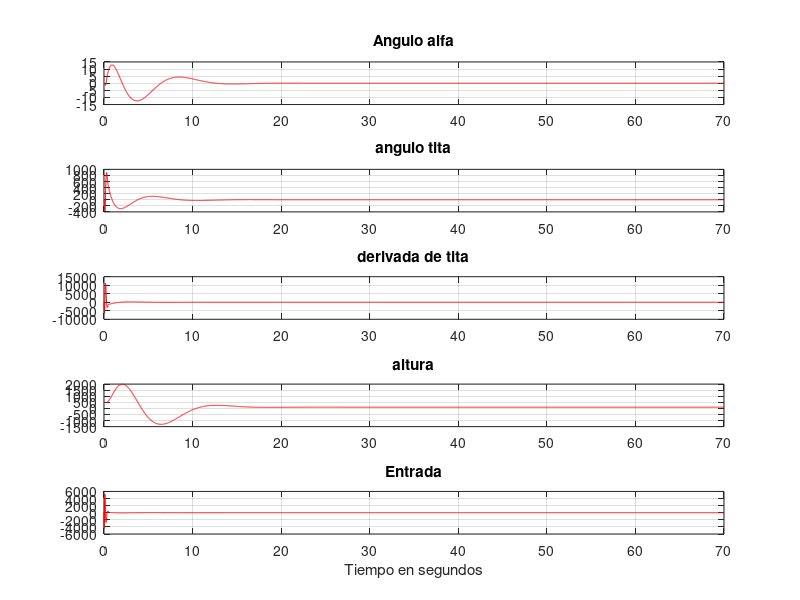

This chart was generated by the following MATLAB code:
% Los primeros códigos son intentos fallidos, los subo también para que se
% vean los ditintos intentos para resolver el TP.
%--------------------------------------------------------------------------
%Intento 1 : Punto 3/ Controlador sin Referencia
%-------------------------------------------------------------------------
% clear all;
% T=70; Kmax=100000; At=T/Kmax;
% %u=zeros(Kmax);y=u;yp=y; 
% t=0:At:T-At;
% u=[sign(t)]; 
% e=zeros(T/At,1);
% ref=-100;
% 
% %Datos
% a=0.05;
% b=5;
% c=100;
% w=3;
% 
% %Condiciones iniciales
% 
% alfa(1)=0; tita_p(1)=0; tita(1)=0; h(1)=-500;
% 
% %Matrices
% A= [-a a 0 0 ;0 0 1 0; w^2 -w^2 0 0; c 0 0 0] ;
% B= [0; 0; w^2*b; 0];
% C= [0 0 0 1];
% D= [0];
% x= [alfa(1);tita_p(1);tita(1);h(1)]; 
% M=[B A*B A^2*B A^3*B ];%Matriz Controlabilidad
% 
% %Cálculo del controlador por asignación de polos
% auto_val=eig(A);
% c_ai=conv(conv(conv([1 -auto_val(1)],[1 -auto_val(2)]),[1 -auto_val(3)]),[1 -auto_val(4)]);
% W=[c_ai(4) c_ai(3) c_ai(2) 1;c_ai(3) c_ai(2) 1 0;c_ai(2) 1 0 0;1 0 0 0];
% T=M*W;
% A_controlable=inv(T)*A*T %Verificación de que T esté bien
% 
% %CONTROLADOR Ubicación de los polos de lazo cerrado en mui :
% mui(1)=-15 + 15i;mui(2)=-15 - 15i; mui(3)=-.5 + .5i;mui(4)=-.5 - .5i;
% alfa_i=conv(conv(conv([1 -mui(3)],[1 -mui(4)]),[1 -mui(2)]),[1 -mui(1)]);
% K=fliplr(alfa_i(2:5)-c_ai(2:5))*inv(T);
% eig(A-B*K)
% 
% tve(1)=0;u(1)=0;
% for jj=1:Kmax-1
%  
%  estado=[alfa(jj); tita_p(jj); tita(jj); h(jj)];
%  u(jj)=-K*estado; color='b'; %Sin Observador
%  
%  alfa_p=a*(tita(jj)-alfa(jj));
%  alfa(jj+1)=alfa(jj)+At*alfa_p;
%  tita_pp=-w^2*(tita(jj)-alfa(jj)-b*u(jj));
%  tita_p(jj+1)=tita_p(jj)+At*tita_pp;
%  tita(jj+1)=tita(jj)+At*tita_p(jj);
%  h_p(jj+1)=c*alfa(jj);
%  h(jj+1)=h(jj)+At*h_p(jj);
%  
%  y_sal(jj+1)=C*estado;
% 
%  tve(jj+1)=tve(jj)+At;
% end
% figure;
% subplot(5,1,1);plot(tve,alfa);grid on; title('Angulo alfa');xlim([0 70]); hold on%plot(t,y);
% subplot(5,1,2);plot(tve,tita);grid on; title('angulo tita');xlim([0 70]); hold on
% subplot(5,1,3);plot(tve,y_sal);grid on; title('y_s_a_l');xlim([0 70]); hold on
% subplot(5,1,4);plot(tve,h);grid on; title('altura');xlim([0 70]); hold on
% subplot(5,1,5);plot(t,u);grid on; title('u');xlim([0 70]); hold on
% xlabel('Tiempo en segundos')

% %--------------------------------------------------------------------------
% %Intento 2 : Punto 3/ Controlador con Referencia.
% %-------------------------------------------------------------------------
% clear all;
% T=70; Kmax=100000; At=T/Kmax;
% %u=zeros(Kmax);y=u;yp=y; 
% t=0:At:T-At;
% u=[sign(t)]; 
% e=zeros(T/At,1);
% ref=-100;
% 
% %Datos
% a=0.05;
% b=5;
% c=100;
% w=3;
% 
% %Condiciones iniciales
% 
% alfa(1)=0; tita_p(1)=0; tita(1)=0; h(1)=-500;
% 
% %Matrices
% A= [-a a 0 0 ;0 0 1 0; w^2 -w^2 0 0; c 0 0 0] ;
% B= [0; 0; w^2*b; 0];
% C= [0 0 0 1];
% D= [0];
% x= [alfa(1);tita_p(1);tita(1);h(1)]; 
% M=[B A*B A^2*B A^3*B ];%Matriz Controlabilidad
% 
% %Cálculo del controlador por asignación de polos
% auto_val=eig(A);
% c_ai=conv(conv(conv([1 -auto_val(1)],[1 -auto_val(2)]),[1 -auto_val(3)]),[1 -auto_val(4)]);
% W=[c_ai(4) c_ai(3) c_ai(2) 1;c_ai(3) c_ai(2) 1 0;c_ai(2) 1 0 0;1 0 0 0];
% T=M*W;
% A_controlable=inv(T)*A*T %Verificación de que T esté bien
% 
% %CONTROLADOR Ubicación de los polos de lazo cerrado en mui :
% mui(1)=-15+15i;mui(2)=-15-15i; mui(3)=-.5 + .5i;mui(4)=-.5 - .5i;
% alfa_i=conv(conv(conv([1 -mui(4)],[1 -mui(3)]),[1 -mui(2)]),[1 -mui(1)]);
% K=fliplr(alfa_i(2:5)-c_ai(2:5))*inv(T);
% Gj=-inv(C*inv(A-B*K)*B);
% eig(A-B*K)
% 
% tve(1)=0;u(1)=0;
% for jj=1:Kmax-1
%  
%  estado=[alfa(jj); tita_p(jj); tita(jj); h(jj)];
%  u(jj)=-K*estado+Gj*ref; color='b'; %Sin Observador
%  
%  alfa_p=a*(tita(jj)-alfa(jj));
%  alfa(jj+1)=alfa(jj)+At*alfa_p;
%  tita_pp=-w^2*(tita(jj)-alfa(jj)-b*u(jj));
%  tita_p(jj+1)=tita_p(jj)+At*tita_pp;
%  tita(jj+1)=tita(jj)+At*tita_p(jj);
%  h_p(jj+1)=c*alfa(jj);
%  h(jj+1)=h(jj)+At*h_p(jj);
%  
%  y_sal(jj+1)=C*estado; % lo mismo que h
% 
%  tve(jj+1)=tve(jj)+At;
% end
% figure;
% subplot(5,1,1);plot(tve,alfa);grid on; title('Angulo alfa');xlim([0 70]); hold on%plot(t,y);
% subplot(5,1,2);plot(tve,tita);grid on; title('angulo tita');xlim([0 70]); hold on
% subplot(5,1,3);plot(tve,tita_p);grid on; title('Derivada de tita');xlim([0 70]); hold on
% subplot(5,1,4);plot(tve,y_sal);grid on; title('Altura ; y_s_a_l');xlim([0 70]); hold on
% subplot(5,1,5);plot(t,u);grid on; title('u');xlim([0 70]); hold on
% xlabel('Tiempo en segundos')

% % %--------------------------------------------------------------------------
% % %Intento 1 : Punto 3/ Avion con controlador,integrador y referencia.
% % %-------------------------------------------------------------------------
% clear all;
% T=70; Kmax=100000; At=T/Kmax;
% t=0:At:T-At;
% u=[sign(t)]; 
% e=zeros(T/At,1);
% ref=100;
% 
% %Datos
% a=0.05;
% b=5;
% c=100;
% w=3;
% 
% %Condiciones iniciales
% alfa(1)=0; tita_p(1)=0; tita(1)=0; h(1)=-500;
% 
% %Matrices
% A= [-a a 0 0 ;0 0 1 0; w^2 -w^2 0 0; c 0 0 0] ;
% B= [0; 0; w^2*b; 0];
% C= [0 0 0 1];
% D= [0];
% x= [alfa(1);tita_p(1);tita(1);h(1)]; 
% M=[B A*B A^2*B A^3*B ];%Matriz Controlabilidad
% 
% % Construcción del sistema ampliado
% Aa=[A zeros(4,1);-C 0];
% Ba=[B;0];
% Ma=[Ba Aa*Ba Aa^2*Ba Aa^3*Ba Aa^4*Ba];%Matriz Controlabilidad

% %Cálculo del controlador por asignación de polos
% auto_val=eig(Aa);
% c_ai=conv(conv(conv(conv([1 -auto_val(1)],[1 -auto_val(2)]),[1 -auto_val(3)]),[1 -auto_val(4)]),[1 -auto_val(5)]);
% Wa=[c_ai(5) c_ai(4) c_ai(3) c_ai(2) 1;c_ai(4) c_ai(3) c_ai(2) 1 0;c_ai(3) c_ai(2) 1 0 0;c_ai(2) 1 0 0 0;1 0 0 0 0];
% Ta=Ma*Wa;
% A_controlable=inv(Ta)*Aa*Ta; %Verificación de que T esté bien
% %Ubicación de los polos de lazo cerrado en mui:
% mui(1)=-15+15i;mui(2)=-15-15i; mui(3)=-.5 + .5i;mui(4)=-.5 - .5i;mui(5)=-1;
% alfa_ia=conv(conv(conv(conv([1 -mui(3)],[1 -mui(4)]),[1 -mui(2)]),[1 -mui(1)]),[1 -mui(5)]);
% Ka=(alfa_ia(2:6)-c_ai(2:6))*inv(Ta);
% eig(Aa-Ba*Ka)
% K=Ka(1:4);  
% Gj=-inv(C*inv(A-B*K)*B); %<---- Revisar
% KI=-Ka(5)+Gj*ref;
% 
% %----------------------------------------------------------------------------
% tve(1)=0;u(1)=0;
% psi(1)=0;
% for jj=1:Kmax-1
%  
%  estado=[alfa(jj); tita_p(jj); tita(jj); h(jj)];
%  %u(jj)=-K*estado+Gj*ref; color='b'; %Sin Observador
%  psi_p=ref-C* estado;
%  psi(jj+1)=psi(jj)+psi_p*At;
%  u(jj)=-K*estado+KI*psi(jj+1);
%  
%  alfa_p=a*(tita(jj)-alfa(jj));
%  alfa(jj+1)=alfa(jj)+At*alfa_p;
%  tita_pp=-w^2*(tita(jj)-alfa(jj)-b*u(jj));
%  tita_p(jj+1)=tita_p(jj)+At*tita_pp;
%  tita(jj+1)=tita(jj)+At*tita_p(jj);
%  h_p(jj+1)=c*alfa(jj);
%  h(jj+1)=h(jj)+At*h_p(jj);
%  
%  y_sal(jj+1)=C*estado;
%  
% 
%  tve(jj+1)=tve(jj)+At;
% 
% end
% figure;
% subplot(5,1,1);plot(tve,alfa);grid on; title('Angulo alfa');xlim([0 70]); hold on%plot(t,y);
% subplot(5,1,2);plot(tve,tita);grid on; title('angulo tita');xlim([0 70]); hold on
% subplot(5,1,3);plot(tve,y_sal);grid on; title('y_s_a_l');xlim([0 70]); hold on
% subplot(5,1,4);plot(tve,h);grid on; title('altura');xlim([0 70]); hold on
% subplot(5,1,5);plot(t,u);grid on; title('u');xlim([0 70]); hold on
% xlabel('Tiempo en segundos')

%-----------------------------------------------------------------------------
%-----------------------------------------------------------------------------
% A partir de este punto estan los codigos correctos para los puntos 3 y
% 4
%--------------------------------------------------------------------------
%TP2_Punto 3: 
%Avion con observador,FUNCIONA CON OBSERVADOR, pero no funciona SIN OBSERVADOR. 
%Con polos a lazo cerrado en -15+/-15i ; -.5+/-.5i
%-------------------------------------------------------------------------
clear all;
T=70; Kmax=10000; At=T/Kmax;
u=zeros(Kmax);y=u;yp=y; t=0:At:T-At;
u=[sign(t)]; 
e=zeros(T/At,1);
ref=100;

%Condiciones iniciales

alfa(1)=0; tita_p(1)=0; tita(1)=0; h(1)=500;

%Entrada
x1=0;   %alfa
x2=0;   %tita
x3=0;   %titap
x4=500;   %h

%Datos
a=0.05;
b=5;
c=100;
w=3;

%Matrices
A= [-a a 0 0 ;0 0 1 0; w^2 -w^2 0 0; c 0 0 0] ;
B= [0; 0; w^2*b; 0];
C= [0 0 0 1];
D= [0];
x= [x1;x2;x3;x4]; 
M=[B A*B A^2*B A^3*B ];%Matriz Controlabilidad

%Verifico Observabilidad
O=[C; C*A; C*A^2; C*A^3];%Matriz Observabilidad
auto_O=eig(O);
rango_O=rank(O);

%Cálculo del controlador por asignación de polos
auto_val=eig(A);
c_ai=conv(conv(conv([1 -auto_val(1)],[1 -auto_val(2)]),[1 -auto_val(3)]),[1 -auto_val(4)]);
W=[c_ai(4) c_ai(3) c_ai(2) 1;c_ai(3) c_ai(2) 1 0;c_ai(2) 1 0 0;1 0 0 0];
T=M*W;
A_controlable=inv(T)*A*T %Verificación de que T esté bien

%CONTROLADOR Ubicación de los polos de lazo cerrado en mui :
mui(1)=-15-15i;mui(2)=-15+15i; mui(3)=-.5-.5i;mui(4)=-.5 + .5i;
alfa_i=conv(conv(conv([1 -mui(3)],[1 -mui(4)]),[1 -mui(2)]),[1 -mui(1)]);
K=fliplr(alfa_i(2:5)-c_ai(2:5))*inv(T);
%K=(alfa_i(2:5)-c_ai(2:5))*inv(T);
eig(A-B*K)
Gj=-inv(C*inv(A-B*K)*B);
A_O=A';
B_O=C';
M_Dual=[B_O A_O*B_O A_O^2*B_O A_O^3*B_O];%MatrizControlabilidad
alfaO_i=alfa_i;% Ubicacion del Observador

% Controlador Observador Ko
mui_o= mui; %<----Mismos polos a lazo cerrado que el sistema principal
alfaO_i=conv(conv(conv([1 -mui_o(3)],[1 -mui_o(4)]),[1 -mui_o(2)]),[1 -mui_o(1)]);
T_O=M_Dual*W;
Ko=(fliplr(alfaO_i(2:end)-c_ai(2:end))*inv(T_O))';
eig(A_O'-Ko*C) %Verifico que todos los polos estén en el semiplano izquierdo
x_hat=[0;0;0;0]; %Inicializo el Observador


tve(1)=0;u(1)=0;
for jj=1:Kmax-1
  estado=[alfa(jj); tita_p(jj); tita(jj); h(jj)];
  
  %u(jj)=-K*estado+Gj*ref; color='b'; %Sin Observador
  u(jj)=-K*x_hat+Gj*ref; color='r'; %Con Observador
  
 %Integracion de Euler
  alfa_p=a*(tita(jj)-alfa(jj));
  alfa(jj+1)=alfa(jj)+At*alfa_p;
  tita_pp=-w^2*(tita(jj)-alfa(jj)-b*u(jj));
  tita_p(jj+1)=tita_p(jj)+At*tita_pp;
  tita(jj+1)=tita(jj)+At*tita_p(jj);
  h_p(jj+1)=c*alfa(jj);
  h(jj+1)=h(jj)+At*h_p(jj);

  y_sal(jj)=C*estado;
%________OBSERVADOR__________
 y_sal_O(jj)=C*x_hat;
 x_hatp=A*x_hat+B*u(jj)+Ko*(y_sal(jj)-y_sal_O(jj));
 x_hat=x_hat+At*x_hatp;
 %--------------------
end
% t=1:jj;t=t*At;
figure;
subplot(5,1,1);plot(t,alfa,color);grid on; title('Angulo alfa');xlim([0 70]); hold on
subplot(5,1,2);plot(t,tita,color);grid on; title('angulo tita');xlim([0 70]); hold on
subplot(5,1,3);plot(t,tita_p,color);grid on; title('derivada de tita');xlim([0 70]); hold on
subplot(5,1,4);plot(t(1:end-1),y_sal,color);grid on; title('altura');xlim([0 70]); hold on
subplot(5,1,5);plot(t,u,color);grid on; title('Entrada');xlim([0 70]); hold on
xlabel('Tiempo en segundos')

%--------------------------------------------------------------------------
%TP2_Punto 4: 
%Avion con observador,FUNCIONA CON OBSERVADOR, pero no funciona SIN OBSERVADOR. 
%Con polos a lazo cerrado mui(1)=-50;mui(2)=-30; mui(3)=-1 + 1i;mui(4)=-1 - 1i;
%-------------------------------------------------------------------------
% clear all;
% T=70; Kmax=10000; At=T/Kmax;
% u=zeros(Kmax);y=u;yp=y; t=0:At:T-At;
% u=[sign(t)]; 
% e=zeros(T/At,1);
% ref=100;
% 
% %Condiciones iniciales
% 
% alfa(1)=0; tita_p(1)=0; tita(1)=0; h(1)=500;
% 
% %Entrada
% x1=0;   %alfa
% x2=0;   %tita
% x3=0;   %titap
% x4=500;   %h
% 
% %Datos
% a=0.05;
% b=5;
% c=100;
% w=3;
% 
% %Matrices
% A= [-a a 0 0 ;0 0 1 0; w^2 -w^2 0 0; c 0 0 0] ;
% B= [0; 0; w^2*b; 0];
% C= [0 0 0 1];
% D= [0];
% x= [x1;x2;x3;x4]; 
% M=[B A*B A^2*B A^3*B ];%Matriz Controlabilidad
% 
% %Verifico Observabilidad
% O=[C; C*A; C*A^2; C*A^3];%Matriz Observabilidad
% auto_O=eig(O);
% rango_O=rank(O);
% 
% %Cálculo del controlador por asignación de polos
% auto_val=eig(A);
% c_ai=conv(conv(conv([1 -auto_val(1)],[1 -auto_val(2)]),[1 -auto_val(3)]),[1 -auto_val(4)]);
% W=[c_ai(4) c_ai(3) c_ai(2) 1;c_ai(3) c_ai(2) 1 0;c_ai(2) 1 0 0;1 0 0 0];
% T=M*W;
% A_controlable=inv(T)*A*T %Verificación de que T esté bien
% 
% %CONTROLADOR Ubicación de los polos de lazo cerrado en mui :
% mui(1)=-50;mui(2)=-30; mui(3)=-1 + 1i;mui(4)=-1 - 1i;
% alfa_i=conv(conv(conv([1 -mui(3)],[1 -mui(4)]),[1 -mui(2)]),[1 -mui(1)]);
% K=fliplr(alfa_i(2:5)-c_ai(2:5))*inv(T);
% %K=(alfa_i(2:5)-c_ai(2:5))*inv(T);
% eig(A-B*K)
% Gj=-inv(C*inv(A-B*K)*B);
% A_O=A';
% B_O=C';
% M_Dual=[B_O A_O*B_O A_O^2*B_O A_O^3*B_O];%MatrizControlabilidad
% alfaO_i=alfa_i;% Ubicacion del Observador
% 
% % Controlador Observador Ko
% mui_o= mui; %<----Mismos polos a lazo cerrado que el sistema principal
% alfaO_i=conv(conv(conv([1 -mui_o(3)],[1 -mui_o(4)]),[1 -mui_o(2)]),[1 -mui_o(1)]);
% T_O=M_Dual*W;
% Ko=(fliplr(alfaO_i(2:end)-c_ai(2:end))*inv(T_O))';
% eig(A_O'-Ko*C) %Verifico que todos los polos estén en el semiplano izquierdo
% x_hat=[0;0;0;0]; %Inicializo el Observador
% 
% 
% tve(1)=0;u(1)=0;
% for jj=1:Kmax-1
%   estado=[alfa(jj); tita_p(jj); tita(jj); h(jj)];
%   
%   %u(jj)=-K*estado+Gj*ref; color='b'; %Sin Observador
%   u(jj)=-K*x_hat+Gj*ref; color='r'; %Con Observador
%   
%  %Integracion de Euler
%   alfa_p=a*(tita(jj)-alfa(jj));
%   alfa(jj+1)=alfa(jj)+At*alfa_p;
%   tita_pp=-w^2*(tita(jj)-alfa(jj)-b*u(jj));
%   tita_p(jj+1)=tita_p(jj)+At*tita_pp;
%   tita(jj+1)=tita(jj)+At*tita_p(jj);
%   h_p(jj+1)=c*alfa(jj);
%   h(jj+1)=h(jj)+At*h_p(jj);
% 
%   y_sal(jj)=C*estado;
% %________OBSERVADOR__________
%  y_sal_O(jj)=C*x_hat;
%  x_hatp=A*x_hat+B*u(jj)+Ko*(y_sal(jj)-y_sal_O(jj));
%  x_hat=x_hat+At*x_hatp;
%  %--------------------
% end
% % t=1:jj;t=t*At;
% figure;
% subplot(5,1,1);plot(t,alfa,color);grid on; title('Angulo alfa');xlim([0 70]); hold on
% subplot(5,1,2);plot(t,tita,color);grid on; title('angulo tita');xlim([0 70]); hold on
% subplot(5,1,3);plot(t,tita_p,color);grid on; title('derivada de tita');xlim([0 70]); hold on
% subplot(5,1,4);plot(t(1:end-1),y_sal,color);grid on; title('altura');xlim([0 70]); hold on
% subplot(5,1,5);plot(t,u,color);grid on; title('Entrada');xlim([0 70]); hold on
% xlabel('Tiempo en segundos')

